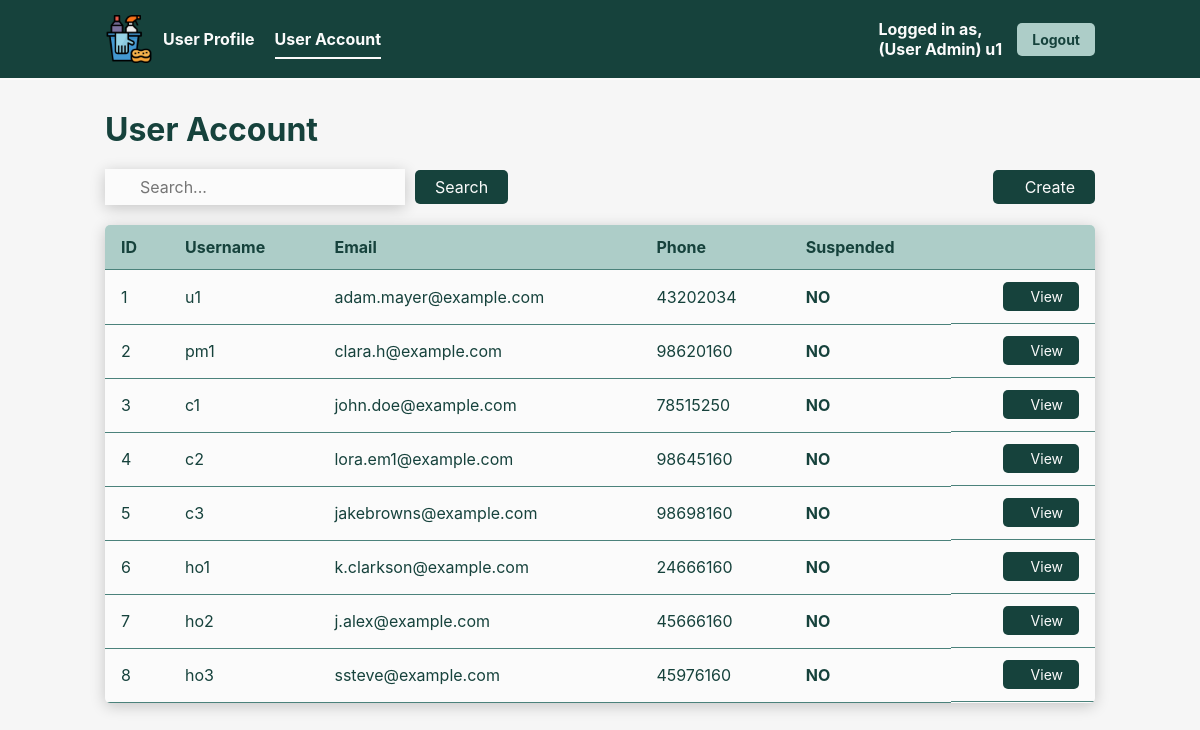
The page /viewUserAccount.php (signed in) on the database its author committed.
### tables this page shows
CREATE TABLE UserAccount (
    `id` INT AUTO_INCREMENT,
    `username` VARCHAR(64) NOT NULL,
    `password` VARCHAR(255) NOT NULL,
    `fullName` VARCHAR(64) NOT NULL,
    `email` VARCHAR(64) NOT NULL,
    `phone` VARCHAR(64) NOT NULL,
    `userProfile` VARCHAR(64) NOT NULL,
    `isSuspend` BOOL NOT NULL DEFAULT 0,
    PRIMARY KEY (`id`),
    FOREIGN KEY (`userProfile`) REFERENCES UserProfile(`role`),
    UNIQUE (`username`)
);

### src/entity/UserAccount.php (called while the page is built, shortened)
<?php
class UserAccount {
    protected int $id;
    protected string $username;
    protected string $email;
    protected string $phone;
    protected int $isSuspend;
    public function readAllUserAccount(): ?array {
        $db_handle = new Database();
        $db_conn = $db_handle->getConnection();
        try {
            $stmt = $db_conn->prepare("SELECT * FROM `UserAccount`");
            $execResult = $stmt->execute();
            if ($execResult) {
                $userAccounts = $stmt->fetchAll(PDO::FETCH_CLASS, 'UserAccount');
                return $userAccounts;
            } else {
                return null;
            }
        } catch (PDOException $e) {
            error_log("Database query failed: " . $e->getMessage());
            unset($db_handle);
            return null;
        }
    }
    public function getId(): int { return $this->id; }
    public function getUsername(): string { return $this->username; }
    public function getEmail(): string { return $this->email; }
    public function getPhone(): string { return $this->phone; }
    public function getSuspendStatus(): int { return $this->isSuspend; }
}
?>

### src/controllers/ViewAllUserAccountController.php (called while the page is built)
<?php
require_once "entity/UserAccount.php";
class ViewAllUserAccountController {
    private $userAccount;
    public function __construct() {
        $this->userAccount = new UserAccount();
    }
    public function readAllUserAccount() {
        return $this->userAccount->readAllUserAccount();
    }
}
?>

### src/viewUserAccount.php (the view, shortened to what this page needs)
<?php
require_once 'controllers/ViewAllUserAccountController.php';
$controller = new ViewAllUserAccountController();
$userAccount = $controller->readAllUserAccount();
?>
<!DOCTYPE html>
<html lang="en">
<head>
  <link rel="stylesheet" href="css/style.css">
</head>
<body>
  <div class="navbar">
    <div class="navbar-left">
      <img src='img/cleaning-logo.png' alt="Cleaning Logo" width='48px' height='48px'/>
      <a href="viewUserProfile.php">User Profile</a>
      <a href="viewUserAccount.php" class="active">User Account</a>
    </div>
    <div class="navbar-right">
      <span class="navbar-right-text">Logged in as,<br/>(<?php echo htmlspecialchars($_SESSION["userProfile"]); ?>) <?php echo htmlspecialchars($_SESSION["username"]); ?></span>
      <button class="logout-button" onclick="window.location.href='logout.php'">Logout</button>
    </div>
  </div>
  <h1>User Account</h1>
  <div class="section-container">
    <div class="search">
      <div class="search-group">
        <div class="input-wrapper">
          <input id="search_term" type="text" placeholder="Search..." value=<?php if (isset($_GET['q'])) { echo $_GET['q']; } ?>>
        </div>
        <button onclick='searchBtnClicked()' class="search-button">Search</button>
      </div>
      <button onclick='window.location.href="createUserAccount.php"' class="create-button">
        Create
      </button>
    </div>
    <table class="display-table">
      <thead>
        <tr>
          <th>ID</th>
          <th>Username</th>
          <th>Email</th>
          <th>Phone</th>
          <th>Suspended</th>
          <th></th>
        </tr>
      </thead>
      <tbody>
      <?php foreach ($userAccount as $ua): ?>
          <tr>
              <td><?php echo htmlspecialchars($ua->getId()); ?></td>
              <td><?php echo htmlspecialchars($ua->getUsername()); ?></td>
              <td><?php echo htmlspecialchars($ua->getEmail()); ?></td>
              <td><?php echo htmlspecialchars($ua->getPhone()); ?></td>
              <td class="<?php if ($ua->getSuspendStatus() == 1) { echo 'suspended-yes'; } else { echo 'suspended-no'; } ?>">
                <?php if ($ua->getSuspendStatus() == 1) { echo 'YES'; } else { echo 'NO'; } ?>
              </td>
              <td>
                <button class="view-button" onclick='window.location.href="updateUserAccount.php?id=<?php echo htmlspecialchars($ua->getId()); ?>"'><ion-icon name="eye-outline"></ion-icon>View</button>
              </td>
          </tr>
      <?php endforeach; ?>
      </tbody>
    </table>
  </div>
</body>
</html>

### src/css/style.css (style rules this page uses)
* { margin: 0px; padding: 0px; box-sizing: border-box; font-family: 'Inter', 'Segoe UI', sans-serif; }
body { height: 100vh; background-color: #F6F6F6; }
.navbar { background-color: #16423C; padding: 15px 0; display: flex; justify-content: space-between; align-items: center; border-bottom: 2px solid #FBFBFB; }
.navbar-left { display: flex; align-items: center; margin-left: 105px; }
.navbar-left img { margin-right: 10px; }
.navbar-left a { color: #FBFBFB; text-decoration: none; margin-right: 20px; padding: 10px 0; position: relative; font-weight: bold; }
.navbar-left a.active::after { content: ''; position: absolute; bottom: 0; left: 0; width: 100%; height: 2px; background-color: #FBFBFB; }
.navbar-right { display: flex; align-items: center; margin-right: 105px; }
.navbar-right-text { margin-right: 15px; color: #FBFBFB; font-weight: bold; }
.logout-button { background-color: #ADCDC8; color: #16423C; border: none; padding: 8px 15px; border-radius: 5px; cursor: pointer; font-size: 14px; font-weight: bold; }
h1 { margin-left: 105px; margin-top: 30px; color: #16423C; }
.section-container { padding: 0 105px; padding-bottom: 5%; margin-top: 20px; }
.search { display: flex; justify-content: space-between; align-items: center; margin-bottom: 20px; }
.search-group { display: flex; align-items: center; gap: 10px; }
.search input { padding: 8px 12px; font-size: 16px; width: 300px; }
.input-wrapper { position: relative; }
.input-wrapper input { padding: 8px 12px 8px 35px; font-size: 16px; box-shadow: 0px 3px 15px rgba(0,0,0,0.2); background-color: #FBFBFB; border: None; width: 300px; }
.create-button { display: flex; align-items: center; gap: 12px; }
.search-button, .create-button { font-size: 16px; padding: 7px 20px; background-color: #16423C; color: #FBFBFB; border: none; border-radius: 5px; align-items: center; cursor: pointer; }
.display-table { width: 100%; border-collapse: collapse; border-radius: 5px; overflow: hidden; background-color: #FBFBFB; box-shadow: 0px 3px 15px rgba(0,0,0,0.2); }
.display-table td:last-child { text-align: right; display: flex; justify-content: flex-end; }
.display-table button { display: flex; align-items: center; gap: 12px; }
.display-table thead { background-color: #ADCDC8; font-weight: bold; color: #16423C; }
.display-table th, .display-table td { padding: 12px 16px; text-align: left; border-bottom: 0.5px solid #4B827B; color: #16423C; }
.suspended-no { color: #16423C; font-weight: bold; }
.view-button { background-color: #16423C; color: #FBFBFB; border: none; border-radius: 5px; padding: 6px 16px; font-size: 14px; cursor: pointer; transition: 0.2s ease; text-decoration:none; }

### rows shown on the page
useraccount: id "1", username "u1", email "adam.mayer@example.com", phone "43202034", isSuspend "NO"
useraccount: id "2", username "pm1", email "clara.h@example.com", phone "98620160", isSuspend "NO"
useraccount: id "3", username "c1", email "john.doe@example.com", phone "78515250", isSuspend "NO"
useraccount: id "4", username "c2", email "lora.em1@example.com", phone "98645160", isSuspend "NO"
useraccount: id "5", username "c3", email "jakebrowns@example.com", phone "98698160", isSuspend "NO"
useraccount: id "6", username "ho1", email "k.clarkson@example.com", phone "24666160", isSuspend "NO"
useraccount: id "7", username "ho2", email "j.alex@example.com", phone "45666160", isSuspend "NO"
useraccount: id "8", username "ho3", email "ssteve@example.com", phone "45976160", isSuspend "NO"

### other values the page prints
$_SESSION["userProfile"] "User Admin"
$_SESSION["username"] "u1"
